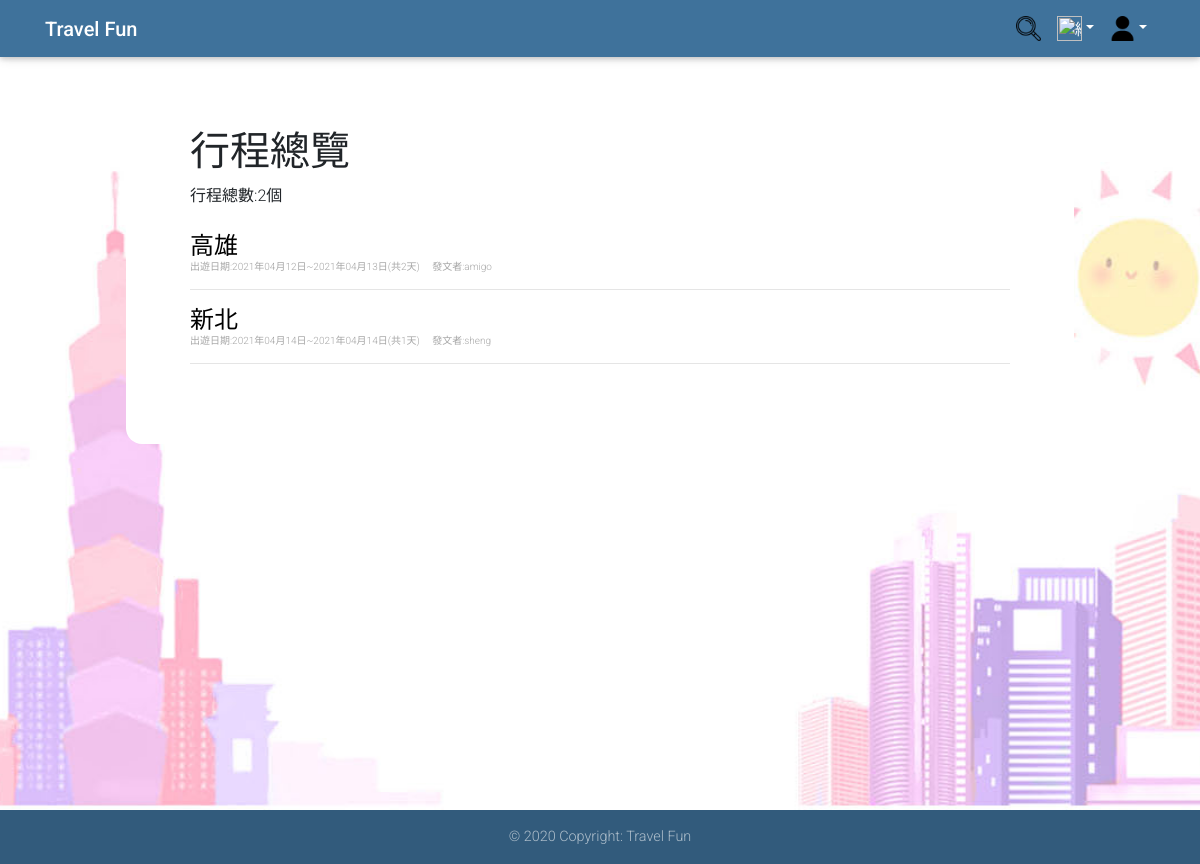
Screenshot of /itineraries.php with the database file from the repository.
### tables this page shows
CREATE TABLE `itinerary` (
  `itinerary_id` int(10) NOT NULL,
  `itinerary_name` varchar(20) NOT NULL,
  `public_status` int(1) NOT NULL,
  `itinerary_date` date NOT NULL COMMENT '開始日期',
  `itinerary_days` int(3) NOT NULL,
  `user_id` varchar(20) NOT NULL COMMENT 'FK_user'
);

CREATE TABLE `user` (
  `user_id` varchar(20) NOT NULL,
  `user_password` varchar(32) NOT NULL,
  `user_name` varchar(20) NOT NULL,
  `user_email` varchar(64) NOT NULL,
  `user_key` char(32) NOT NULL,
  `photo` varchar(255) DEFAULT NULL,
  `introduction` text NOT NULL,
  `Authority` int(1) DEFAULT NULL
);

### itineraries.php (the view, shortened to what this page needs)
<?php
mysqli_query($con, "SET NAMES UTF8");
if (!empty($_GET["keyword"])) {
    $sql = "SELECT `itinerary`.`itinerary_id`, `itinerary`.`itinerary_name`, `itinerary`.`public_status`, `itinerary`.`itinerary_date`, `itinerary_days`, `itinerary`.`user_id` ,`user`.`user_name` ";
    $sql .= " FROM `itinerary`,`user`";
    $sql .= " WHERE itinerary_name like '%$name%' and ";
    $sql .= " `itinerary`.`user_id`= `user`.`user_id` and ";
    $sql .= " `public_status`=1";
    $result = mysqli_query($con, $sql);
} else {
    $sql = "SELECT `itinerary`.`itinerary_id`, `itinerary`.`itinerary_name`, `itinerary`.`public_status`, `itinerary`.`itinerary_date`, `itinerary_days`, `itinerary`.`user_id` ,`user`.`user_name` ";
    $sql .= " FROM `itinerary`,`user`";
    $sql .= " WHERE `itinerary`.`user_id`= `user`.`user_id` and ";
    $sql .= " `public_status`=1";
    $result = mysqli_query($con, $sql);
}
$records_per_page = 10;
if (isset($_GET["page"]))
    $page = $_GET["page"];
else
    $page = 1;
$total_records = mysqli_num_rows($result);
$started_record = $records_per_page * ($page - 1);
if ($total_records != 0)
    mysqli_data_seek($result, $started_record);
?>
<html>
<head>
    <link rel="stylesheet" href="https://use.fontawesome.com/releases/v5.11.2/css/all.css">
    <link rel="stylesheet" href="https://stackpath.bootstrapcdn.com/bootstrap/4.4.1/css/bootstrap.min.css">
    <link rel="stylesheet" href="css/mdb.min.css">
    <link rel="stylesheet" href="css/result.css">
</head>
<body>
    <header>
        <nav class="navbar navbar-expand-lg navbar-dark fixed-top unique-color">
            <div class="container">
                <a class="navbar-brand" href="index.php"><strong>Travel Fun</strong></a>
                <div class="collapse navbar-collapse justify-content-end" id="navbarSupportedContent">
                    <ul class="navbar-nav">
                        <li class="nav-link p-0"> <a class="nav-link" href="search.php"><img src="image/search.png" alt="搜尋" height="25" width="25"></a> </li>
                        <li class="nav-item dropdown">
                            <a class="nav-link dropdown-toggle" id="navbarDropdownMenuLink-333" data-toggle="dropdown" aria-haspopup="true" aria-expanded="false"><img src="image/all.png" alt="總覽" height="25" width="25"></a>
                        <li class="nav-item dropdown">
                            <a class="nav-link dropdown-toggle" id="navbarDropdownMenuLink-333" data-toggle="dropdown" aria-haspopup="true" aria-expanded="false"><img src="image/login.png" alt="login" height="25" width="25"></a>
                        </li>
                    </ul>
                </div>
            </div>
        </nav>
    </header>
    <main>
        <div class="container2">
            <h1><?php if (isset($name)) {
                    if (!empty($_GET["keyword"])) {
                        echo "關鍵字:" . $name;
                    }
                } else echo "行程總覽"; ?></h1>
            <label for="name"> 行程總數:<?php echo $total_records . "個"; ?></label>
            <p>
            <div id="left">
                <?php
                $j = 1;
                while ($row = mysqli_fetch_assoc($result) and $j <= $records_per_page) {
                    $a = "<b style='color:red;'>" . $name . "</b>";
                    $itinerary_date = $row["itinerary_date"];
                    $itinerary_days = $row["itinerary_days"];
                    $totalday = $itinerary_days - 1;
                    echo "<div >";
                    echo "<h4><a href='itinerary.php?id=" . (int)$row["itinerary_id"] . "' style='text-decoration:none; color:black;'>" . str_ireplace($name, $a, $row["itinerary_name"]) . "</a>";
                    echo "<p>   <font color='#A6A6A6' size='1'>";
                    echo  "出遊日期:" . date("Y年m月d日", strtotime($itinerary_date)) . "~" . date("Y年m月d日", strtotime($itinerary_date . "+ " . $totalday . " day")) . "(共" . $itinerary_days . "天) " . " &emsp;";
                    echo "發文者:<a href='about.php?id=" . $row["user_id"] . "' style='text-decoration:none; color:#A6A6A6;'>" . $row["user_name"] . "&emsp; </a> ";
                    echo  "</p> </font>";
                    echo "</div>";
                    echo "<hr>";
                    $j++;
                }
                ?>
            </div>
            <td colspan="2" align="center" valign="top">
                <ul class="pagination">
                </ul>
            </td>
        </div>
    </main>
    <footer class="page-footer font-small unique-color fixed-bottom">
        <div class="footer-copyright text-center py-3">© 2020 Copyright: Travel Fun</div>
    </footer>
</body>
</html>

### css/result.css (style rules this page uses)
html, body { height: 100%; background-image: url("../image/background_image.jpg"); background-attachment: fixed; background-position: center; background-repeat: no-repeat; background-size: cover; }
.container2 { max-width: 948px; margin: 4em auto; padding: 4em; padding-bottom: 2em; background: #fff; border-radius: 1em; }

### rows the page displays
itinerary: itinerary_name "高雄", itinerary_date "2021年04月12日", itinerary_date+itinerary_days "2021年04月13日", itinerary_days "2", user.user_name "amigo"
itinerary: itinerary_name "新北", itinerary_date "2021年04月14日", itinerary_date+itinerary_days "2021年04月14日", itinerary_days "1", user.user_name "sheng"

### other values shown
$total_records "2"
